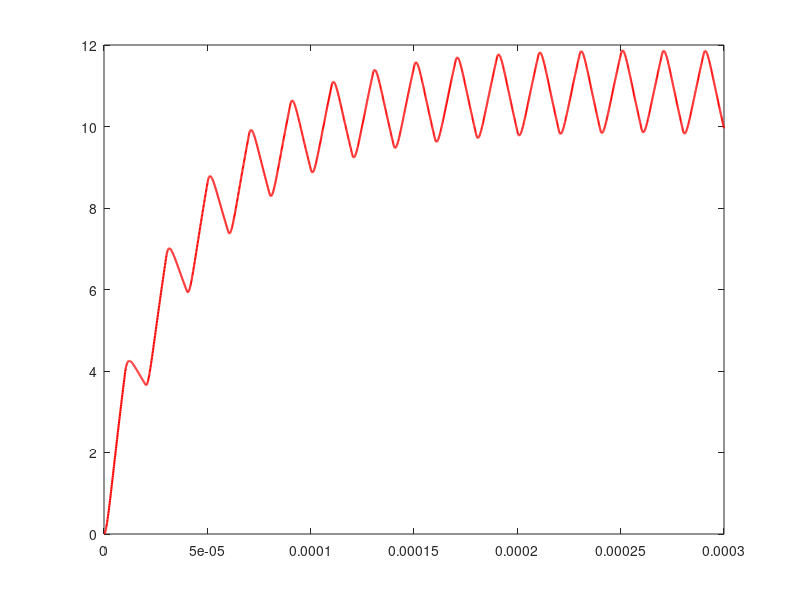

This figure's MATLAB source: (Note: this script raises an error after producing the figure.)
% Parâmetros do Projeto
Vi = 24;      % Tensão de entrada (V)
f = 50e3;     % Frequência de chaveamento (Hz)
D = 0.5;      % Razão Cíclica

% Valores dos Componentes do Exemplo 3
R = 6;        % Resistor (Ohms)
L = 300e-6;   % Indutor (H)
C = 215e-9;   % Capacitor (F)

% Parâmetros das Não Idealidades
R_DSon = 0.18; % Resistência do MOSFET IRF640
r_L = 0.5;     % Resistência série do indutor
r_D = 0.04;    % Resistência série do diodo MUR640

% Matrizes de estado (numéricas)
A1 = [-(R_DSon + r_L)/L, -1/L; 1/C, -1/(R*C)];
B1 = [1/L; 0];
A2 = [-(r_D + r_L)/L, -1/L; 1/C, -1/(R*C)];
B2 = [0; 0];

% Configuração da Simulação
Dt = 1e-7;
t_max = 3e-4;
t = 0:Dt:t_max;

% Sinal PWM
PWM = 0.5 + 0.5 * square(2 * pi * f * t, D * 100);

% Laço de Simulação
iL = zeros(1, length(t));
vC = zeros(1, length(t));
Xo = [0; 0];

for k = 2:length(t)
    if PWM(k-1) > 0.5
        X = (A1 * Xo + B1 * Vi) * Dt + Xo;
    else
        X = (A2 * Xo + B2 * Vi) * Dt + Xo;
    end
    iL(k) = X(1);
    vC(k) = X(2);
    Xo = X;
end

% Plotagem do resultado
figure;
plot(t, vC, 'r', 'LineWidth', 1.5);
hold on;
yline(12, 'b--', 'LineWidth', 1.5); % Linha da tensão de saída ideal
title('Tensão de Saída no Capacitor (vC) - Modelo Não Ideal');
xlabel('Tempo (s)');
ylabel('Tensão (V)');
legend('Tensão de Saída Real', 'Tensão de Saída Ideal (12V)');
grid on;
